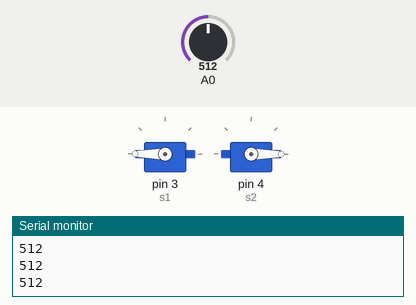
Recording of a sketch running on a simulated Arduino Uno, built with avr-gcc and run on an emulated ATmega328P. On the bench: 2 × servo, the last lines printed to the serial monitor. The inputs (shaded band) are chosen by the test bench; at power-on: A0 = 512.

Above: at 1.2 s.
1.3 s: A0 set to 0
At 2.4 s:
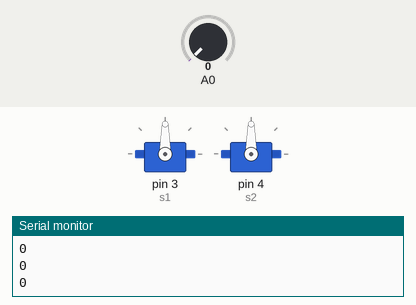
2.8 s: A0 set to 122
At 3.6 s:
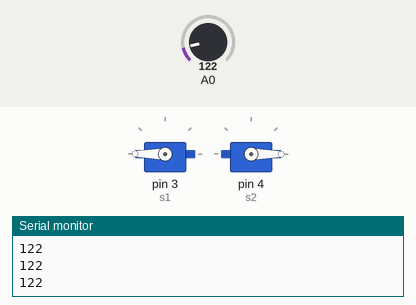
Timing chart, 0 to 5.8 s (numbered marks = the images above; inputs shaded):
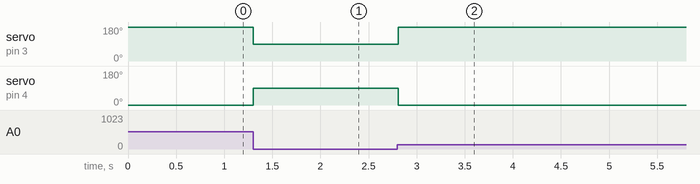

The sketch:

motion_sensor_open_gate.ino
```cpp
// C++ code
//
#include <Servo.h>

Servo s1; //variável para controlar o servo motor
Servo s2;

void setup()
{
   Serial.begin(9600);
   s1.attach(3);
   s2.attach(4);
}

void loop()
{

  int valorLido = analogRead(A0);
  Serial.println(valorLido);
  if (valorLido > 0){
  	s1.write(180);
    s2.write(0);
  }else{
  	s1.write(90);
    s2.write(90);
    };

}
```

Measured:
- after the input at 1.3 s, servo on pin 3 (s1): 180° → 90° at once; servo on pin 4 (s2): 0° → 90° at once
- after the input at 2.8 s, servo on pin 3 (s1): 90° → 180° at once; servo on pin 4 (s2): 90° → 0° at once
